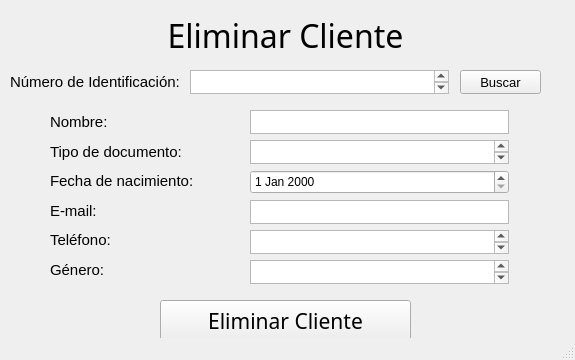
<?xml version="1.0" encoding="UTF-8"?>
<ui version="4.0">
 <class>GUI_Delete_Client</class>
 <widget class="QMainWindow" name="GUI_Delete_Client">
  <property name="geometry">
   <rect>
    <x>0</x>
    <y>0</y>
    <width>575</width>
    <height>360</height>
   </rect>
  </property>
  <property name="sizePolicy">
   <sizepolicy hsizetype="Fixed" vsizetype="Fixed">
    <horstretch>0</horstretch>
    <verstretch>0</verstretch>
   </sizepolicy>
  </property>
  <property name="windowTitle">
   <string>Eliminar cliente</string>
  </property>
  <widget class="QWidget" name="centralwidget">
   <widget class="QLabel" name="label_id_number">
    <property name="geometry">
     <rect>
      <x>10</x>
      <y>70</y>
      <width>181</width>
      <height>23</height>
     </rect>
    </property>
    <property name="font">
     <font>
      <pointsize>11</pointsize>
     </font>
    </property>
    <property name="text">
     <string>Número de Identificación:</string>
    </property>
    <property name="margin">
     <number>2</number>
    </property>
   </widget>
   <widget class="QDateEdit" name="dateEdit_birthday">
    <property name="geometry">
     <rect>
      <x>250</x>
      <y>170</y>
      <width>259</width>
      <height>24</height>
     </rect>
    </property>
   </widget>
   <widget class="QPlainTextEdit" name="txt_id_number">
    <property name="geometry">
     <rect>
      <x>190</x>
      <y>70</y>
      <width>259</width>
      <height>24</height>
     </rect>
    </property>
    <property name="sizePolicy">
     <sizepolicy hsizetype="Preferred" vsizetype="Preferred">
      <horstretch>0</horstretch>
      <verstretch>0</verstretch>
     </sizepolicy>
    </property>
   </widget>
   <widget class="QPlainTextEdit" name="txt_phone_number">
    <property name="geometry">
     <rect>
      <x>250</x>
      <y>230</y>
      <width>259</width>
      <height>24</height>
     </rect>
    </property>
    <property name="sizePolicy">
     <sizepolicy hsizetype="Preferred" vsizetype="Preferred">
      <horstretch>0</horstretch>
      <verstretch>0</verstretch>
     </sizepolicy>
    </property>
   </widget>
   <widget class="QTextEdit" name="txt_email">
    <property name="geometry">
     <rect>
      <x>250</x>
      <y>200</y>
      <width>259</width>
      <height>24</height>
     </rect>
    </property>
    <property name="sizePolicy">
     <sizepolicy hsizetype="Preferred" vsizetype="Preferred">
      <horstretch>0</horstretch>
      <verstretch>0</verstretch>
     </sizepolicy>
    </property>
   </widget>
   <widget class="QPushButton" name="btn_find_client">
    <property name="geometry">
     <rect>
      <x>460</x>
      <y>70</y>
      <width>81</width>
      <height>24</height>
     </rect>
    </property>
    <property name="font">
     <font>
      <pointsize>10</pointsize>
     </font>
    </property>
    <property name="text">
     <string>Buscar</string>
    </property>
   </widget>
   <widget class="QLabel" name="label">
    <property name="geometry">
     <rect>
      <x>0</x>
      <y>10</y>
      <width>571</width>
      <height>51</height>
     </rect>
    </property>
    <property name="font">
     <font>
      <family>Lucida Handwriting</family>
      <pointsize>24</pointsize>
     </font>
    </property>
    <property name="contextMenuPolicy">
     <enum>Qt::NoContextMenu</enum>
    </property>
    <property name="layoutDirection">
     <enum>Qt::LeftToRight</enum>
    </property>
    <property name="text">
     <string>Eliminar Cliente</string>
    </property>
    <property name="alignment">
     <set>Qt::AlignCenter</set>
    </property>
   </widget>
   <widget class="QTextEdit" name="txt_name">
    <property name="geometry">
     <rect>
      <x>250</x>
      <y>110</y>
      <width>259</width>
      <height>24</height>
     </rect>
    </property>
    <property name="sizePolicy">
     <sizepolicy hsizetype="Preferred" vsizetype="Preferred">
      <horstretch>0</horstretch>
      <verstretch>0</verstretch>
     </sizepolicy>
    </property>
   </widget>
   <widget class="QPushButton" name="btn_delete_client">
    <property name="geometry">
     <rect>
      <x>160</x>
      <y>300</y>
      <width>251</width>
      <height>41</height>
     </rect>
    </property>
    <property name="font">
     <font>
      <family>Lucida Handwriting</family>
      <pointsize>16</pointsize>
     </font>
    </property>
    <property name="text">
     <string>Eliminar Cliente</string>
    </property>
   </widget>
   <widget class="QWidget" name="verticalLayoutWidget">
    <property name="geometry">
     <rect>
      <x>50</x>
      <y>110</y>
      <width>191</width>
      <height>171</height>
     </rect>
    </property>
    <layout class="QVBoxLayout" name="verticalLayout">
     <item>
      <widget class="QLabel" name="label_name">
       <property name="font">
        <font>
         <pointsize>11</pointsize>
        </font>
       </property>
       <property name="text">
        <string>Nombre:</string>
       </property>
       <property name="margin">
        <number>2</number>
       </property>
      </widget>
     </item>
     <item>
      <widget class="QLabel" name="label_doc_type">
       <property name="font">
        <font>
         <pointsize>11</pointsize>
        </font>
       </property>
       <property name="text">
        <string>Tipo de documento:</string>
       </property>
       <property name="margin">
        <number>2</number>
       </property>
      </widget>
     </item>
     <item>
      <widget class="QLabel" name="label_birthday">
       <property name="font">
        <font>
         <pointsize>11</pointsize>
        </font>
       </property>
       <property name="text">
        <string>Fecha de nacimiento:</string>
       </property>
       <property name="margin">
        <number>2</number>
       </property>
      </widget>
     </item>
     <item>
      <widget class="QLabel" name="label_email">
       <property name="font">
        <font>
         <pointsize>11</pointsize>
        </font>
       </property>
       <property name="text">
        <string>E-mail:</string>
       </property>
       <property name="margin">
        <number>2</number>
       </property>
      </widget>
     </item>
     <item>
      <widget class="QLabel" name="label_phone">
       <property name="font">
        <font>
         <pointsize>11</pointsize>
        </font>
       </property>
       <property name="text">
        <string>Teléfono:</string>
       </property>
       <property name="margin">
        <number>2</number>
       </property>
      </widget>
     </item>
     <item>
      <widget class="QLabel" name="label_gender">
       <property name="font">
        <font>
         <pointsize>11</pointsize>
        </font>
       </property>
       <property name="text">
        <string>Género:</string>
       </property>
       <property name="margin">
        <number>2</number>
       </property>
      </widget>
     </item>
    </layout>
   </widget>
   <widget class="QPlainTextEdit" name="txt_doc_type">
    <property name="geometry">
     <rect>
      <x>250</x>
      <y>140</y>
      <width>259</width>
      <height>24</height>
     </rect>
    </property>
    <property name="sizePolicy">
     <sizepolicy hsizetype="Preferred" vsizetype="Preferred">
      <horstretch>0</horstretch>
      <verstretch>0</verstretch>
     </sizepolicy>
    </property>
   </widget>
   <widget class="QPlainTextEdit" name="txt_gender">
    <property name="geometry">
     <rect>
      <x>250</x>
      <y>260</y>
      <width>259</width>
      <height>24</height>
     </rect>
    </property>
    <property name="sizePolicy">
     <sizepolicy hsizetype="Preferred" vsizetype="Preferred">
      <horstretch>0</horstretch>
      <verstretch>0</verstretch>
     </sizepolicy>
    </property>
   </widget>
  </widget>
  <widget class="QStatusBar" name="statusbar"/>
 </widget>
 <resources/>
 <connections/>
</ui>
